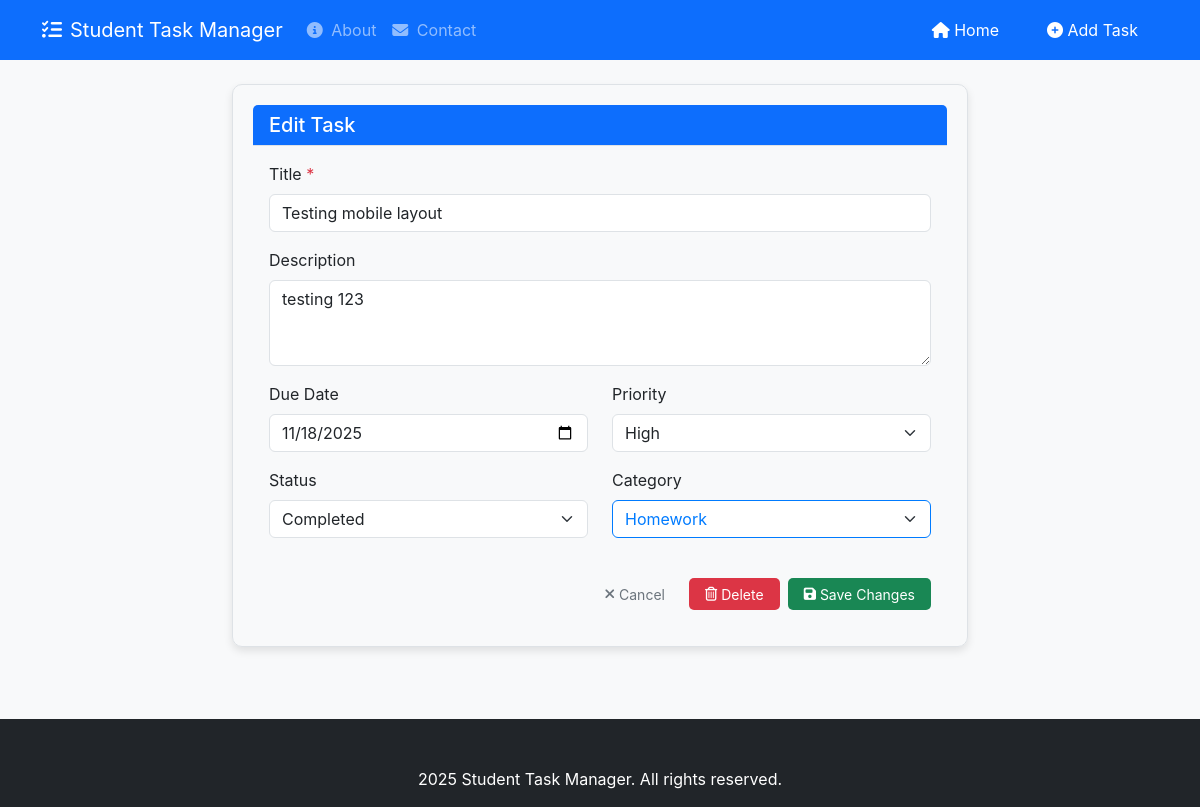
Page /task/8/edit on the earlier database version.
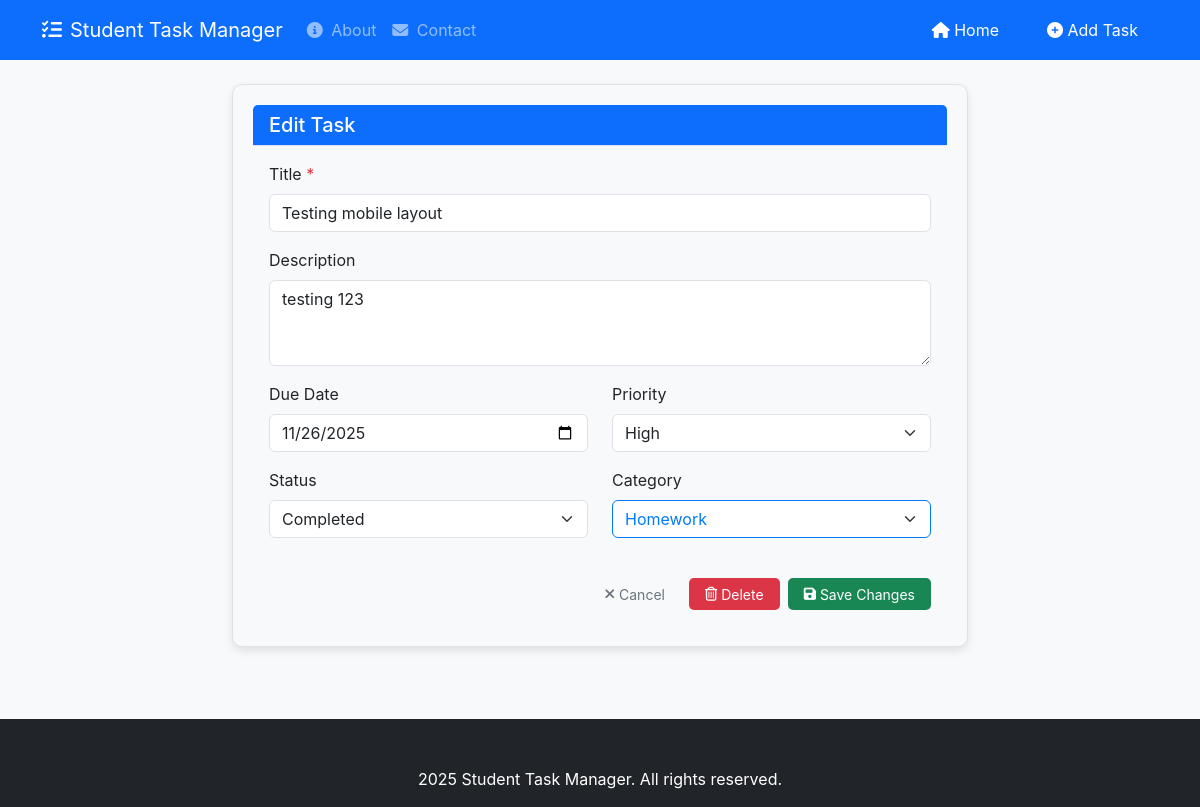
Same page on the later database version.
### tables this page shows
CREATE TABLE tasks (
    id INTEGER PRIMARY KEY AUTOINCREMENT,
    title TEXT NOT NULL,
    description TEXT,
    due_date TIMESTAMP,
    priority TEXT CHECK(priority IN ('low', 'medium', 'high')),
    status TEXT CHECK(status IN ('not_started', 'in_progress', 'completed')) DEFAULT 'not_started',
    category_id INTEGER,
    created_at TIMESTAMP DEFAULT CURRENT_TIMESTAMP,
    completed_at TIMESTAMP,
    FOREIGN KEY (category_id) REFERENCES categories(id)
);

CREATE TABLE categories (
    id INTEGER PRIMARY KEY AUTOINCREMENT,
    name TEXT NOT NULL UNIQUE,
    color TEXT DEFAULT '#6c757d'
);

### Task_Organiser/app.py (the view, shortened to what this page needs)
    @app.route('/task/<int:task_id>/edit', methods=['GET', 'POST'])
    def edit_task(task_id):
        db = get_db()
        task = db.execute('SELECT * FROM tasks WHERE id = ?', (task_id,)).fetchone()
        if task is None:
            flash('Task not found', 'error')
            return redirect(url_for('index'))
        categories = db.execute('SELECT * FROM categories ORDER BY name').fetchall()
        return render_template('edit_task.html', task=dict(task), categories=categories)

### Task_Organiser/db.py (called while the page is built)
def get_db():
    if 'db' not in g:
        database_path = current_app.config['DATABASE']
        g.db = sqlite3.connect(database_path)
        g.db.row_factory = sqlite3.Row
    return g.db

### Task_Organiser/templates/edit_task.html (shortened to what this page needs)
{% extends 'base.html' %}
{% block content %}
  <div class="row justify-content-center">
    <div class="col-lg-8">
      <div class="card">
        <div class="card-header bg-primary text-white">
          <h2 class="h5 mb-0">Edit Task</h2>
        </div>
        <div class="card-body">
          <form method="post" action="{{ url_for('edit_task', task_id=task.id) }}">
            <div class="mb-3">
              <label for="title" class="form-label">Title <span class="text-danger">*</span></label>
              <input type="text" class="form-control" id="title" name="title" required
                     value="{{ task.title }}">
            </div>
            <div class="mb-3">
              <label for="description" class="form-label">Description</label>
              <textarea class="form-control" id="description" name="description"
                        rows="3">{{ task.description or '' }}</textarea>
            </div>
            <div class="row">
              <div class="col-md-6 mb-3">
                <label for="due_date" class="form-label">Due Date</label>
                <input type="date" class="form-control" id="due_date" name="due_date"
                       value="{{ task.due_date or '' }}">
              </div>
              <div class="col-md-6 mb-3">
                <label for="priority" class="form-label">Priority</label>
                <select class="form-select" id="priority" name="priority">
                  <option value="high" {% if task.priority == 'high' %}selected{% endif %}>High</option>
                </select>
              </div>
            </div>
            <div class="row">
              <div class="col-md-6 mb-3">
                <label for="status" class="form-label">Status</label>
                <select class="form-select" id="status" name="status">
                  <option value="completed" {% if task.status == 'completed' %}selected{% endif %}>Completed</option>
                </select>
              </div>
              <div class="col-md-6 mb-3">
                <label for="category_id" class="form-label">Category</label>
                <select class="form-select" id="category_id" name="category_id">
                  {% for category in categories %}
                    <option value="{{ category.id }}"
                            {% if task.category_id == category.id %}selected{% endif %}
                            data-color="{{ category.color }}">
                      {{ category.name }}
                    </option>
                  {% endfor %}
                </select>
              </div>
            </div>
            <div class="d-flex justify-content-end gap-2 mt-4">
              <a href="{{ url_for('index') }}" class="btn btn-action" style="width: auto; padding: 0.375rem 1rem; border-color: #6c757d; color: #6c757d;">
                <i class="fas fa-times me-1"></i> Cancel
              </a>
              <a href="{{ url_for('delete_task', task_id=task.id) }}"
                 class="btn btn-action"
                 style="width: auto; padding: 0.375rem 1rem; background-color: #dc3545; border-color: #dc3545; color: white;"
                 onclick="return confirm('Are you sure you want to delete this task? This cannot be undone.')">
                <i class="far fa-trash-alt me-1"></i> Delete
              </a>
              <button type="submit" class="btn btn-action" style="width: auto; padding: 0.375rem 1rem; background-color: #198754; border-color: #198754; color: white;">
                <i class="fas fa-save me-1"></i> Save Changes
              </button>
            </div>
          </form>
        </div>
      </div>
    </div>
  </div>
{% endblock %}

Differences in the rows shown:
changed tasks "Testing mobile layout": due_date "11/18/2025" → "11/26/2025"
